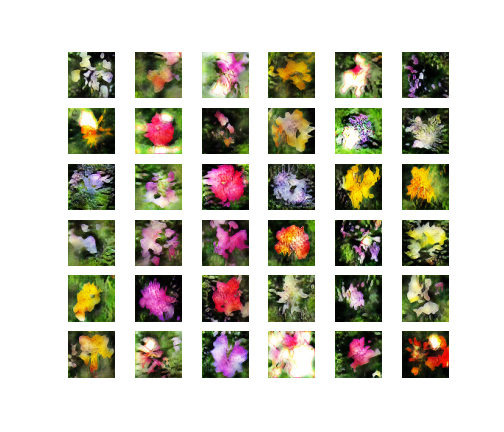
#> input picture LSGAN/1/Generated Flower Images.png, 504 x 432 px, given in place of epoch_1.png, which was not available
$ jupyter execute --allow-errors video_maker.ipynb
#> lines starting #> are read from the running program, lines starting #| are printed output that depends on the picture
#> further down, img is the input picture: shape (432, 504, 3); mean B, G, R 187.3, 198.7, 202.1
#> `img = cv2.resize(img, frameSize)`:
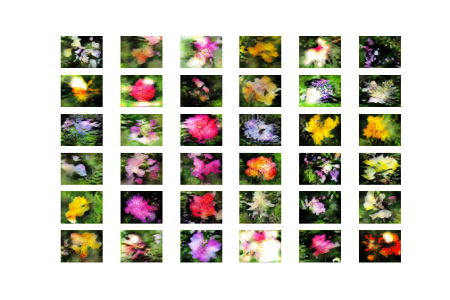
#> img: shape (300, 450, 3); mean B, G, R 187.3, 198.7, 202.1
#> pass 2 of the loop `for filename in range(1,2401):`:
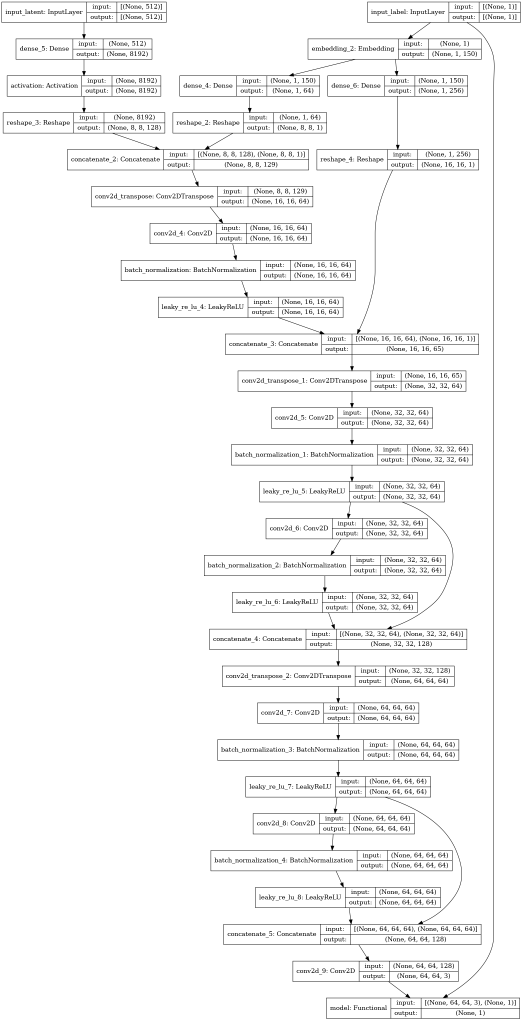
#> input picture LSGAN/1/complete_gan.png, 1567 x 3061 px, given in place of epoch_2.png, which was not available (shown at 1/3 size)
#> img is the input picture: shape (3061, 1567, 3); min 0, max 255, mean 246
#> `img = cv2.resize(img, frameSize)`:
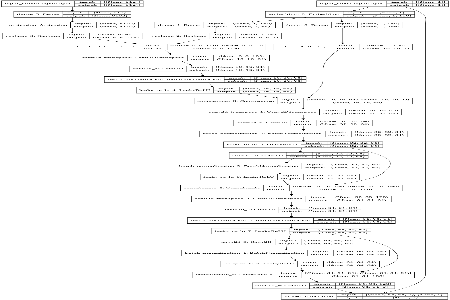
#> img: shape (300, 450, 3); min 0, max 255, mean 245.3
[cell 1]
import os
import pandas as pd
import numpy as np
import matplotlib.pyplot as plt

[cell 2]
import os
# os.getcwd()
# print(os.listdir())

[cell 3]
import cv2
import numpy as np

frameSize = (450, 300)

out = cv2.VideoWriter('generated_flower_image_iteration_wise_video.mp4', 0 , 10 , frameSize)

path = "1"
#> (the rest of this cell did not finish here and is left out)
